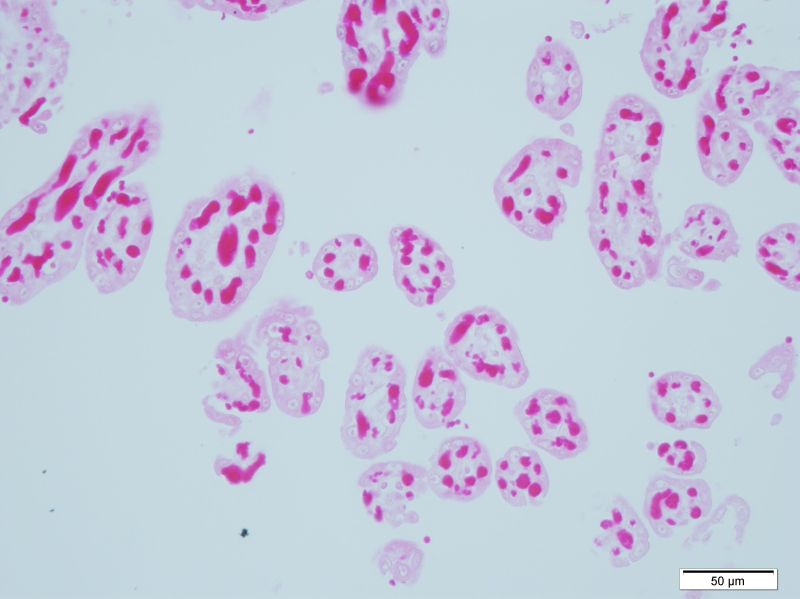
#> input picture figs/slides/dataset_original.jpg, 1600 x 1197 px, given in place of ROSILHA-M-D_006_jpg.rf.de71085683e9c7eb460be0f184fb31ac.jpg, which was not available (shown at 1/2 size)
$ python make_fig4_scale_calibration.py
#> lines starting #> are read from the running program, lines starting #| are printed output that depends on the picture; after the words box and inside, x2 and y2 are one past the last pixel; in counts of white or black regions, pixels touching at a corner belong together; pictures that were not available may be replaced by others from this repository, and a replacement may not be noted
#> in main, stretch is the input picture: shape (1197, 1600, 3); mean B, G, R 218.8, 199.4, 197.2
"""Generate Fig. 4: scale-bar calibration and task-specific area conversion factors."""
from pathlib import Path

import cv2
import matplotlib.pyplot as plt
import numpy as np
from matplotlib.patches import FancyBboxPatch, Rectangle
from PIL import Image, ImageDraw, ImageFont

STRETCH_PATH = Path(
    r"D:\projeto_placentas_clayton\dataset_v2_ready_for_yolo\valid\images"
    r"\ROSILHA-M-D_006_jpg.rf.de71085683e9c7eb460be0f184fb31ac.jpg"
)
OUT_PATH = Path(
    r"D:\projeto_placentas_clayton\dev\projeto-placentas\figs"
    r"\fig4_scale_calibration_framed.jpg"
)

WHITE = (255, 255, 255)
OUTLINE = (40, 40, 40)


def crop_scale_bar(img_bgr: np.ndarray) -> np.ndarray:
    """Bottom-right crop of the embedded 50 µm bar on the 640×640 export."""
    h, w = img_bgr.shape[:2]
#> h = 1197; w = 1600
    # Include a bit of tissue context above/left of the bar box
    return img_bgr[h - 140 : h, w - 260 : w].copy()


def annotate_bar(
    crop_bgr: np.ndarray, note: str | None = "640\u00d7640 Roboflow export (horizontal axis)"
) -> np.ndarray:
    """Upscale crop and overlay a 72-px measurement callout on the black bar."""
    # Upscale for print clarity
    scale = 4
    big = cv2.resize(crop_bgr, None, fx=scale, fy=scale, interpolation=cv2.INTER_NEAREST)
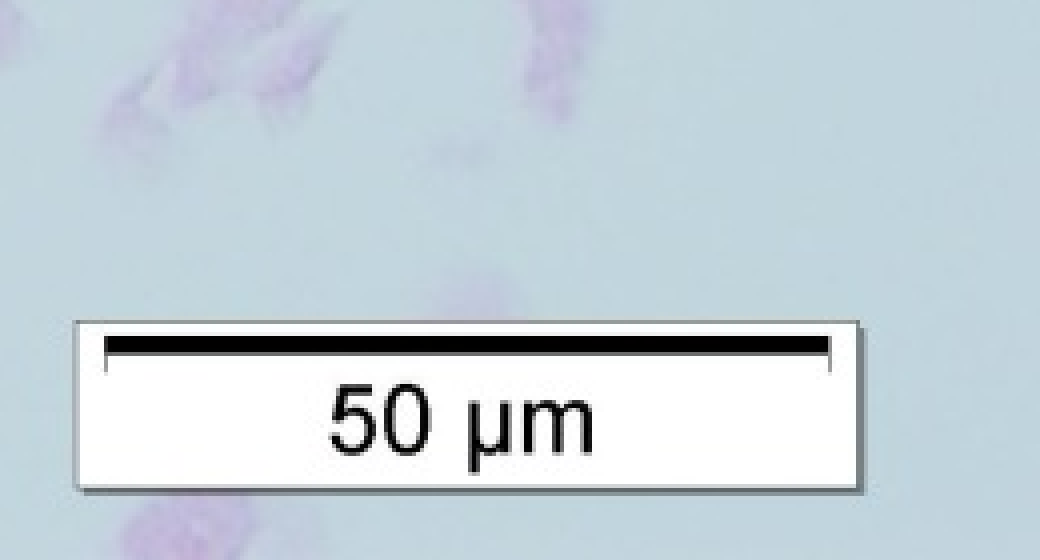
#> big: shape (560, 1040, 3); mean B, G, R 218.2, 210.4, 196.9
    rgb = cv2.cvtColor(big, cv2.COLOR_BGR2RGB)
    im = Image.fromarray(rgb)
    draw = ImageDraw.Draw(im)
    try:
        font = ImageFont.truetype(r"C:\Windows\Fonts\segoeuib.ttf", 36)
        font_sm = ImageFont.truetype(r"C:\Windows\Fonts\segoeui.ttf", 28)
    except OSError:
        font = ImageFont.load_default()
        font_sm = font

    # Approximate bar location in the upscaled crop (measured visually on 640 export):
    # In the 140x260 crop of bottom-right, the white label box sits near the BR corner.
    # On 640 image, bar is inside white box; horizontal black line ~72 px long (469 px on the native FOV).
    # Crop coords relative to full 640: x in [380,640], y in [500,640]
    # Bar roughly centered in the white box horizontally.
    # We'll detect the black bar automatically.
    gray = cv2.cvtColor(big, cv2.COLOR_RGB2GRAY)
    # Find dark horizontal segment (bar)
    # Threshold very dark pixels
    dark = gray < 40
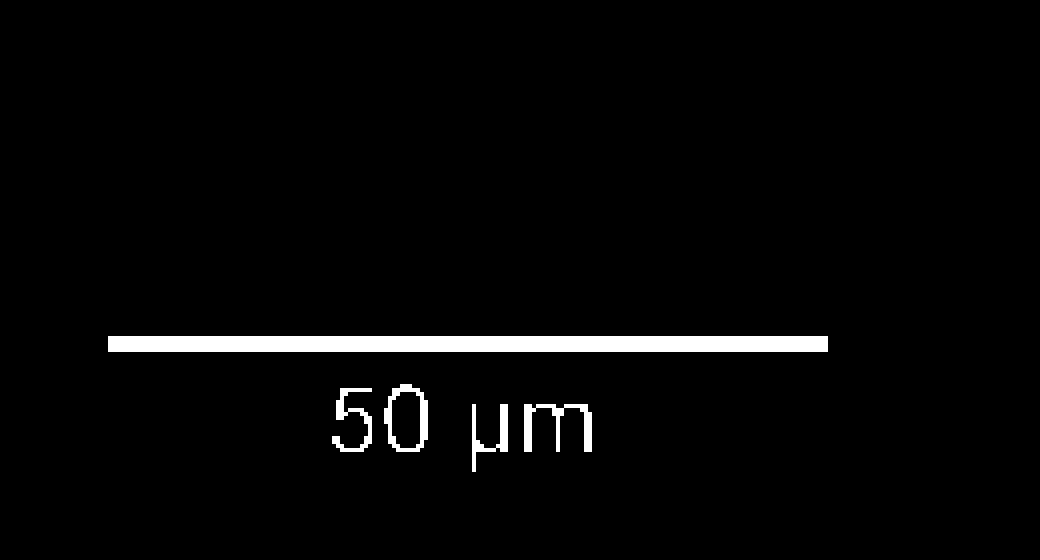
#> dark: shape (560, 1040) bool; 2.6% white; 5 white regions, box (x1, y1, x2, y2) and area: (108, 336, 828, 352) 11520, (524, 404, 592, 452) 1168, (384, 384, 428, 452) 1040, (332, 388, 372, 452) 848, (472, 404, 508, 472) 800
    # Restrict to lower-right region of crop (where the label sits)
    hh, ww = gray.shape
#> hh = 560; ww = 1040
    roi = dark[int(hh * 0.45) :, int(ww * 0.25) :]
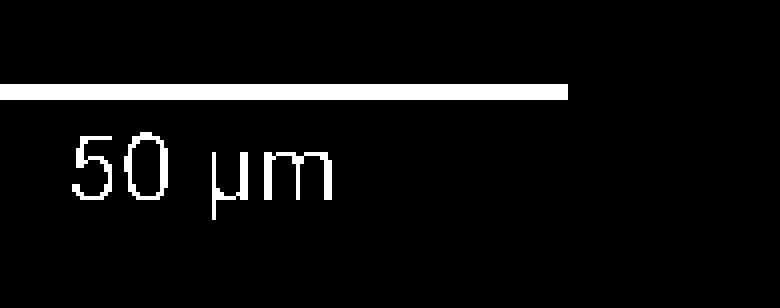
#> roi: shape (308, 780) bool; 5.4% white; 5 white regions, box (x1, y1, x2, y2) and area: (0, 84, 568, 100) 9088, (264, 152, 332, 200) 1168, (124, 132, 168, 200) 1040, (72, 136, 112, 200) 848, (212, 152, 248, 220) 800
    ys, xs = np.where(roi)
#> ys = 12944 values from 84 to 219; xs = 12944 values, max 567 at index 567, min 0 at index 0, mean 257.9
    if len(xs) == 0:
        # fallback approximate
        y_bar = int(hh * 0.72)
        x0, x1 = int(ww * 0.38), int(ww * 0.38 + 72 * scale)
    else:
        # take the row with most dark pixels
        row_counts = {}
        for y, x in zip(ys, xs):
            row_counts.setdefault(y, []).append(x)
#> after the loop, row_counts = 104 items
        best_y = max(row_counts, key=lambda r: len(row_counts[r]))
#> best_y = 84
        xs_row = sorted(row_counts[best_y])
#> xs_row = 568 values from 0 to 567
        # contiguous span
        x0_roi, x1_roi = xs_row[0], xs_row[-1]
#> x0_roi = 0; x1_roi = 567
        # refine to longest run
        runs = []
        start = xs_row[0]
#> start = 0
        prev = xs_row[0]
#> prev = 0
        for x in xs_row[1:]:
            if x == prev + 1:
                prev = x
            else:
                runs.append((start, prev))
                start = prev = x
#> after the loop, runs = []
        runs.append((start, prev))
        x0_roi, x1_roi = max(runs, key=lambda t: t[1] - t[0])
        y_bar = best_y + int(hh * 0.45)
#> y_bar = 336
        x0 = x0_roi + int(ww * 0.25)
#> x0 = 260
        x1 = x1_roi + int(ww * 0.25)
#> x1 = 827

    bar_len_px_export = (x1 - x0) / scale
#> bar_len_px_export = 141.8
    print(f"detected bar length on export canvas: {bar_len_px_export:.1f} px (expect ~72)")
#| detected bar length on export canvas: 141.8 px (expect ~72)

    # Measurement bracket above the bar
    y_br = y_bar - int(28 * scale / 4)
#> y_br = 308
    color = (220, 30, 30)
    draw.line([(x0, y_br), (x1, y_br)], fill=color, width=4)
    # end ticks
    tick = 14
    draw.line([(x0, y_br - tick), (x0, y_br + tick)], fill=color, width=4)
    draw.line([(x1, y_br - tick), (x1, y_br + tick)], fill=color, width=4)

    label = "72 px  =  50 \u00b5m"
    bbox = draw.textbbox((0, 0), label, font=font)
#> bbox = (0, 8, 293, 41)
    tw, th = bbox[2] - bbox[0], bbox[3] - bbox[1]
#> tw = 293; th = 33
    cx = (x0 + x1) // 2
#> cx = 543
    tx = cx - tw // 2
#> tx = 397
    ty = y_br - th - 18
#> ty = 257
    pad = 10
    draw.rectangle(
        [tx - pad, ty - pad, tx + tw + pad, ty + th + pad],
        fill=WHITE,
        outline=color,
        width=3,
    )
    draw.text((tx, ty), label, fill=color, font=font)

    if note:
        nb = draw.textbbox((0, 0), note, font=font_sm)
#> nb = (0, 5, 602, 32)
        nw, nh = nb[2] - nb[0], nb[3] - nb[1]
#> nw = 602; nh = 27
        nx, ny = 12, 12
        draw.rectangle([nx - 6, ny - 4, nx + nw + 6, ny + nh + 4], fill=WHITE)
        draw.text((nx, ny), note, fill=(40, 40, 40), font=font_sm)

    return cv2.cvtColor(np.array(im), cv2.COLOR_RGB2BGR)
#> returned value: shape (560, 1040, 3)


def render_equation_panel(
    title: str,
    formula_lines: list[str],
    factor: str,
    subtitle: str,
    width_px: int = 900,
    height_px: int = 520,
    full_bleed: bool = False,
    font_scale: float = 1.0,
) -> np.ndarray:
    """Render a white card with title + formula using matplotlib mathtext."""
#> called with title = 'B  Microcotyledon conversion', factor = '≈  0.3557 µm² / px²', width_px = 900, height_px = 420, full_bleed = False, font_scale = 1
    fig, ax = plt.subplots(figsize=(width_px / 100, height_px / 100), dpi=100)
    if full_bleed:
        fig.subplots_adjust(left=0, right=1, bottom=0, top=1)
    fig.patch.set_facecolor("white")
    ax.set_facecolor("white")
    ax.set_xlim(0, 1)
    ax.set_ylim(0, 1)
    ax.axis("off")

    # Outer outline
    ax.add_patch(
        FancyBboxPatch(
            (0.015, 0.015),
            0.97,
            0.97,
            boxstyle="square,pad=0",
            linewidth=3.5,
            edgecolor="#282828",
            facecolor="white",
            transform=ax.transAxes,
            clip_on=False,
        )
    )

    ax.text(
        0.5,
        0.88,
        title,
        ha="center",
        va="center",
        fontsize=18 * font_scale,
        fontweight="bold",
        fontfamily="Segoe UI",
        color="#141414",
        transform=ax.transAxes,
    )
    ax.text(
        0.5,
        0.76,
        subtitle,
        ha="center",
        va="center",
        fontsize=12 * font_scale,
        fontfamily="Segoe UI",
        color="#444444",
        transform=ax.transAxes,
    )

    # Main formula(s)
    y = 0.52
    for line in formula_lines:
        ax.text(
            0.5,
            y,
            line,
            ha="center",
            va="center",
            fontsize=15 * font_scale,
            color="#141414",
            transform=ax.transAxes,
        )
        y -= 0.16

    # Factor highlight box
    ax.add_patch(
        FancyBboxPatch(
            (0.12, 0.08),
            0.76,
            0.16,
            boxstyle="round,pad=0.02,rounding_size=0.02",
            linewidth=1.5,
            edgecolor="#282828",
            facecolor="#F5F5F5",
            transform=ax.transAxes,
        )
    )
    ax.text(
        0.5,
        0.16,
        factor,
        ha="center",
        va="center",
        fontsize=14 * font_scale,
        fontweight="bold",
        fontfamily="Segoe UI",
        color="#141414",
        transform=ax.transAxes,
    )

    fig.canvas.draw()
    buf = np.asarray(fig.canvas.buffer_rgba())[:, :, :3].copy()
    plt.close(fig)
    return cv2.cvtColor(buf, cv2.COLOR_RGB2BGR)


def make_labeled_card(img_bgr: np.ndarray, label: str, panel_w: int = 900) -> Image.Image:
    """Framed card with centered label chip (same language as Figs 2–3)."""
#> called with label = 'A  Scale bar on 640×640 export', panel_w = 1400
    h, w = img_bgr.shape[:2]
#> h = 560; w = 1040
    scale = panel_w / w
#> scale = 1.35
    nh = int(round(h * scale))
#> nh = 754
    resized = cv2.resize(img_bgr, (panel_w, nh), interpolation=cv2.INTER_AREA)
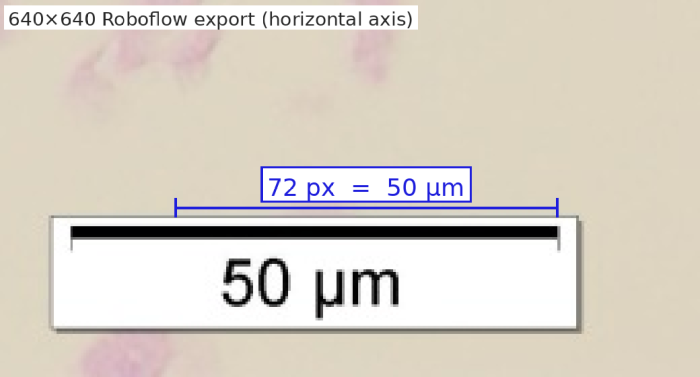
#> resized: shape (754, 1400, 3) (shown at 1/2 size); mean R, G, B 217, 210, 199.7

    label_h = 70
    pad = 14
    outline = 8
    card_w = panel_w + 2 * pad
    card_h = label_h + nh + 2 * pad
#> card_h = 852
    card = Image.new("RGB", (card_w, card_h), WHITE)
#> card: PIL image 1428x852 RGB; every value is 255
    draw = ImageDraw.Draw(card)
    try:
        font_b = ImageFont.truetype(r"C:\Windows\Fonts\segoeuib.ttf", 28)
    except OSError:
        font_b = ImageFont.load_default()

    for t in range(outline):
        draw.rectangle([t, t, card_w - 1 - t, card_h - 1 - t], outline=OUTLINE)

    draw.rectangle([pad, pad, card_w - pad, pad + label_h - 8], fill=WHITE)
    bbox = draw.textbbox((0, 0), label, font=font_b)
#> bbox = (0, 5, 450, 32)
    tw = bbox[2] - bbox[0]
#> tw = 450
    th = bbox[3] - bbox[1]
#> th = 27
    tx = (card_w - tw) // 2
#> tx = 489
    ty = pad + (label_h - 8 - th) // 2 - bbox[1]
#> ty = 26
    draw.text((tx, ty), label, fill=(20, 20, 20), font=font_b)

    rgb = cv2.cvtColor(resized, cv2.COLOR_BGR2RGB)
#> rgb: shape (754, 1400, 3)
    card.paste(Image.fromarray(rgb), (pad, pad + label_h))
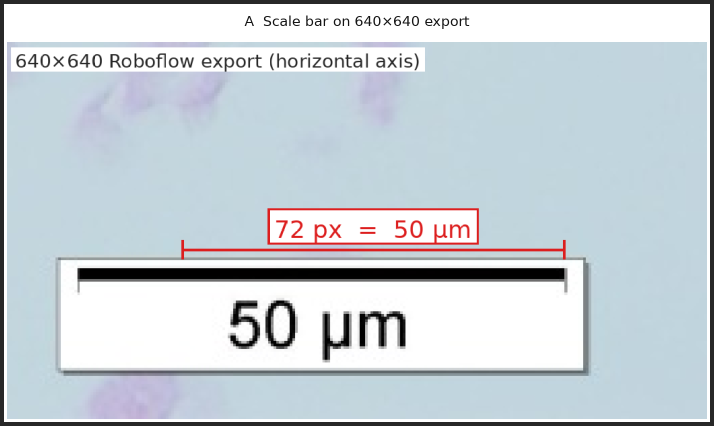
#> card: PIL image 1428x852 RGB (shown at 1/2 size); mean R, G, B 200.2, 209.1, 215.2
    return card


def main() -> None:
    stretch = cv2.imread(str(STRETCH_PATH))
    assert stretch is not None, STRETCH_PATH
    crop = crop_scale_bar(stretch)
    annotated = annotate_bar(crop)

    eq_micro = render_equation_panel(
        title="B  Microcotyledon conversion",
        subtitle="Anisotropic stretch 640\u00d7640  (full-field)",
        formula_lines=[
            r"$A_{\mu\mathrm{m}^{2}}^{(\mathrm{micro})} ="
            r" A_{\mathrm{px}}\times\left(\dfrac{50}{469}\right)^{2}"
            r"\times\dfrac{4140}{640}\times\dfrac{3096}{640}$",
        ],
        factor="\u2248  0.3557 \u00b5m\u00b2 / px\u00b2",
        width_px=900,
        height_px=420,
    )

    eq_cap = render_equation_panel(
        title="C  Capillary conversion",
        subtitle="Isotropic tile space  (native geometry)",
        formula_lines=[
            r"$A_{\mu\mathrm{m}^{2}}^{(\mathrm{cap})} ="
            r" A_{\mathrm{px}}\times\left(\dfrac{50}{469}\right)^{2}$",
        ],
        factor="\u2248  0.01137 \u00b5m\u00b2 / px\u00b2",
        width_px=900,
        height_px=420,
    )

    # Wider A so the annotated bar fills the top row; B|C below.
    card_a = make_labeled_card(annotated, "A  Scale bar on 640\u00d7640 export", panel_w=1400)

    def frame_only(img_bgr: np.ndarray) -> Image.Image:
        return Image.fromarray(cv2.cvtColor(img_bgr, cv2.COLOR_BGR2RGB))

    card_b = frame_only(eq_micro)
    card_c = frame_only(eq_cap)

    gap = 36
    outer = 48

    # Match B and C widths to half of A (minus gap)
    target_half = (card_a.size[0] - gap) // 2
#> target_half = 696
    for name, card in (("b", card_b), ("c", card_c)):
        scale = target_half / card.size[0]
        new_size = (target_half, int(round(card.size[1] * scale)))
        if name == "b":
            card_b = card.resize(new_size, Image.Resampling.LANCZOS)
        else:
            card_c = card.resize(new_size, Image.Resampling.LANCZOS)
#> this loop made 2 passes
#> (name, scale, new_size) on passes 1 to 2: ('b', 0.773, (696, 325)), ('c', 0.773, (696, 325))
#> pass 1, in main, `card_b = card.resize(new_size, Image.Resampling.LANCZOS)`:
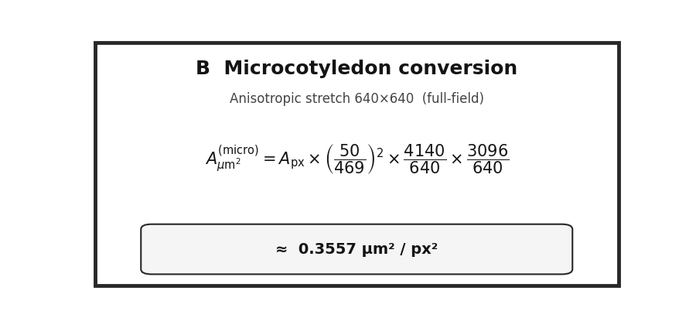
#> card_b: PIL image 696x325 RGB; min 0, max 255, mean 242.3

    total_w = outer * 2 + card_a.size[0]
#> total_w = 1524
    total_h = outer * 2 + card_a.size[1] + gap + card_b.size[1]
#> total_h = 1309
    fig = Image.new("RGB", (total_w, total_h), WHITE)
#> fig: PIL image 1524x1309 RGB; every value is 255

    fig.paste(card_a, (outer, outer))
    y2 = outer + card_a.size[1] + gap
#> y2 = 936
    fig.paste(card_b, (outer, y2))
    fig.paste(card_c, (outer + card_b.size[0] + gap, y2))
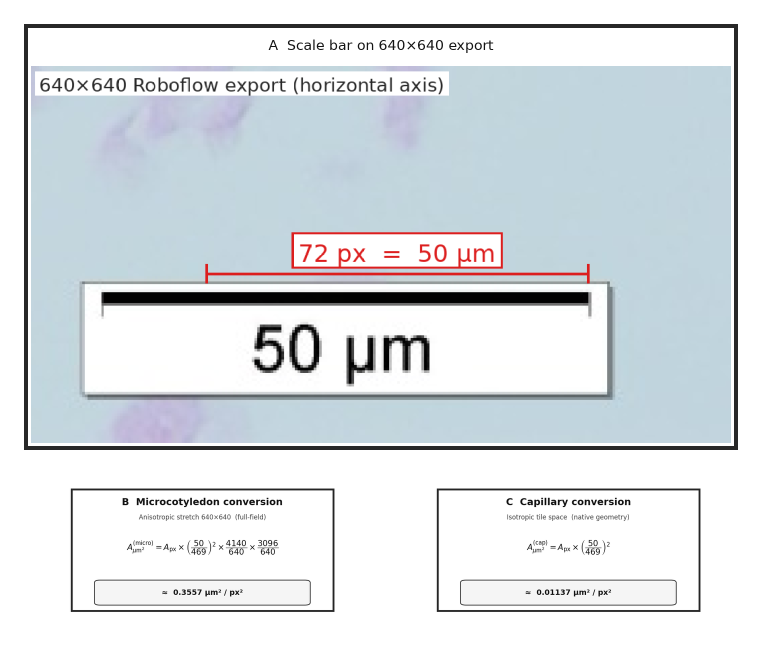
#> fig: PIL image 1524x1309 RGB (shown at 1/2 size); mean R, G, B 218.8, 224.3, 228

    OUT_PATH.parent.mkdir(parents=True, exist_ok=True)
    fig.save(OUT_PATH, quality=93, optimize=True)
    print(f"saved {OUT_PATH}  size={fig.size}")
#| saved D:\projeto_placentas_clayton\dev\projeto-placentas\figs\fig4_scale_calibration_framed.jpg  size=(1524, 1309)


if __name__ == "__main__":
    main()

$ run again, on v2_rfdetr_opt_v1/artifacts/showcase/iou_original_overlap/original_overlap_ROSILHA-M-B_003_jpg.rf.863a24cebe30a134937348de5cbcaa87.png
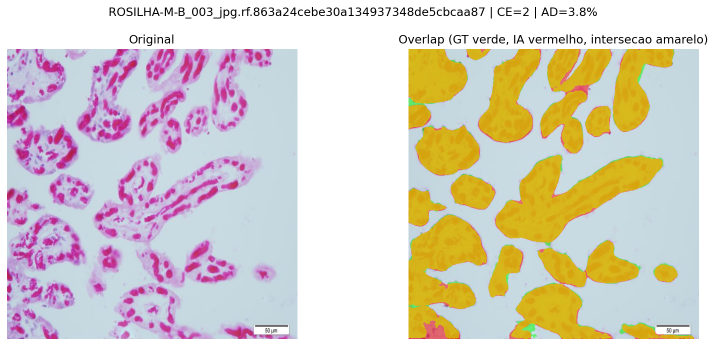
#> input picture v2_rfdetr_opt_v1/artifacts/showcase/iou_original_overlap/original_overlap_ROSILHA-M-B_003_jpg.rf.863a24cebe30a134937348de5cbcaa87.png, 1430 x 692 px, given in place of ROSILHA-M-D_006_jpg.rf.de71085683e9c7eb460be0f184fb31ac.jpg, which was not available (shown at 1/2 size)
#> in main, stretch is the input picture: shape (692, 1430, 3); mean B, G, R 196.5, 207.6, 215.8
#> in annotate_bar, `dark = gray < 40`:
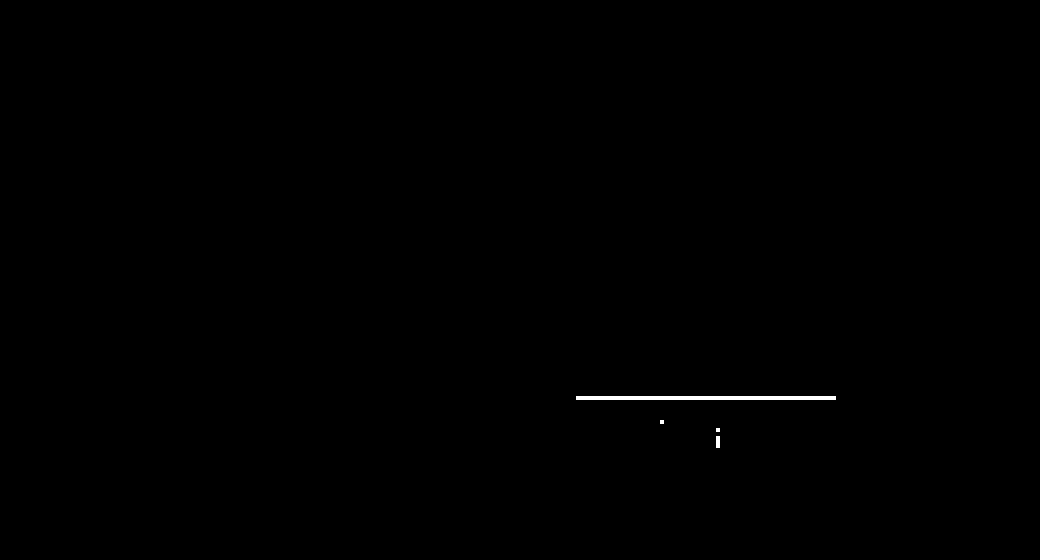
#> dark: shape (560, 1040) bool; 0.19% white; 4 white regions (2 under 20 px), largest, box (x1, y1, x2, y2) and area: (576, 396, 836, 400) 1040, (716, 436, 720, 448) 48
#> roi: shape (308, 780) bool; 0.47% white; 4 white regions (2 under 20 px), largest, box (x1, y1, x2, y2) and area: (316, 144, 576, 148) 1040, (456, 184, 460, 196) 48
#> ys = 1120 values from 144 to 195; xs = 1120 values, max 575 at index 259, min 316 at index 0, mean 445.6
#> after the loop in annotate_bar, `for y, x in zip(ys, xs):`: row_counts = 24 items
#> best_y = 144
#> xs_row = 260 values from 316 to 575
#> x0_roi = 316; x1_roi = 575
#> start = 316
#> after the loop in annotate_bar, `for x in xs_row[1:]:`: runs = []
#> y_bar = 396
#> x0 = 576
#> x1 = 835
#> bar_len_px_export = 64.75
#| detected bar length on export canvas: 64.8 px (expect ~72)
#> y_br = 368
#> in annotate_bar, `bbox = draw.textbbox((0, 0), label, font=font)`: bbox = (0, 8, 293, 41)
#> in annotate_bar, `tw, th = bbox[2] - bbox[0], bbox[3] - bbox[1]`: tw = 293; th = 33
#> cx = 705
#> in annotate_bar, `tx = cx - tw // 2`: tx = 559
#> in annotate_bar, `ty = y_br - th - 18`: ty = 317
#> nb = (0, 5, 602, 32)
#> in annotate_bar, `nw, nh = nb[2] - nb[0], nb[3] - nb[1]`: nw = 602; nh = 27
#> in make_labeled_card, `bbox = draw.textbbox((0, 0), label, font=font_b)`: bbox = (0, 5, 450, 32)
#> in make_labeled_card, `tw = bbox[2] - bbox[0]`: tw = 450
#> in make_labeled_card, `th = bbox[3] - bbox[1]`: th = 27
#> in make_labeled_card, `tx = (card_w - tw) // 2`: tx = 489
#> in make_labeled_card, `ty = pad + (label_h - 8 - th) // 2 - bbox[1]`: ty = 26
#> the loop in main, `for name, card in (("b", card_b), ("c", card_c)):` made 2 passes
#> (name, scale, new_size) on passes 1 to 2: ('b', 0.773, (696, 325)), ('c', 0.773, (696, 325))
#> in main, `fig.paste(card_c, (outer + card_b.size[0] + gap, y2))`:
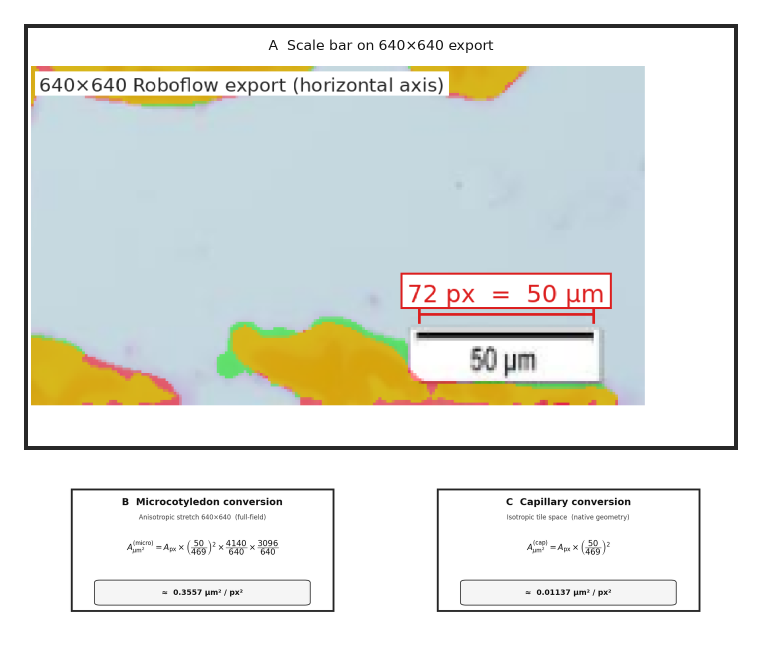
#> fig: PIL image 1524x1309 RGB (shown at 1/2 size); mean R, G, B 225.7, 228.3, 223
#| saved D:\projeto_placentas_clayton\dev\projeto-placentas\figs\fig4_scale_calibration_framed.jpg  size=(1524, 1309)
